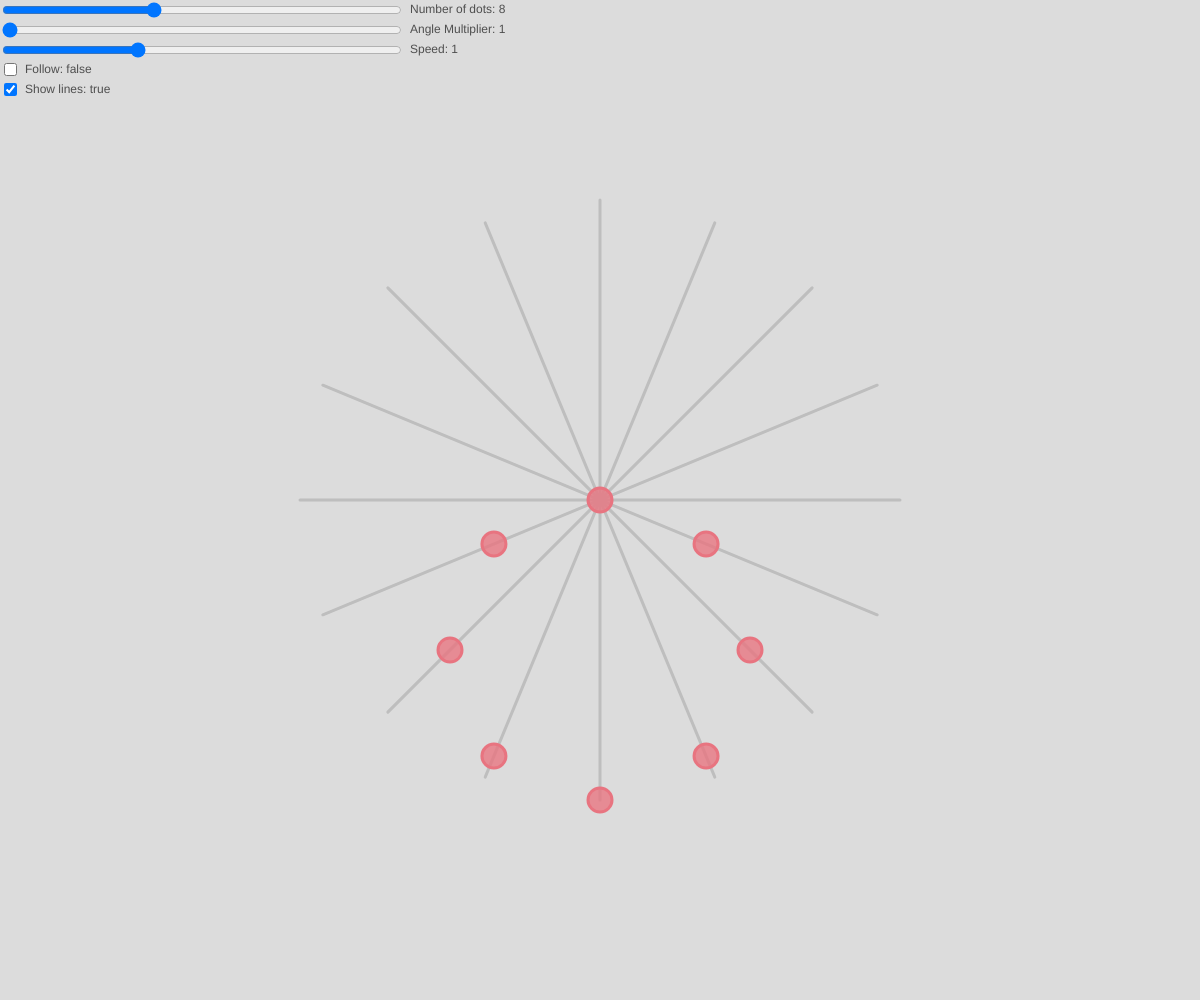
Frame 1 (no input)
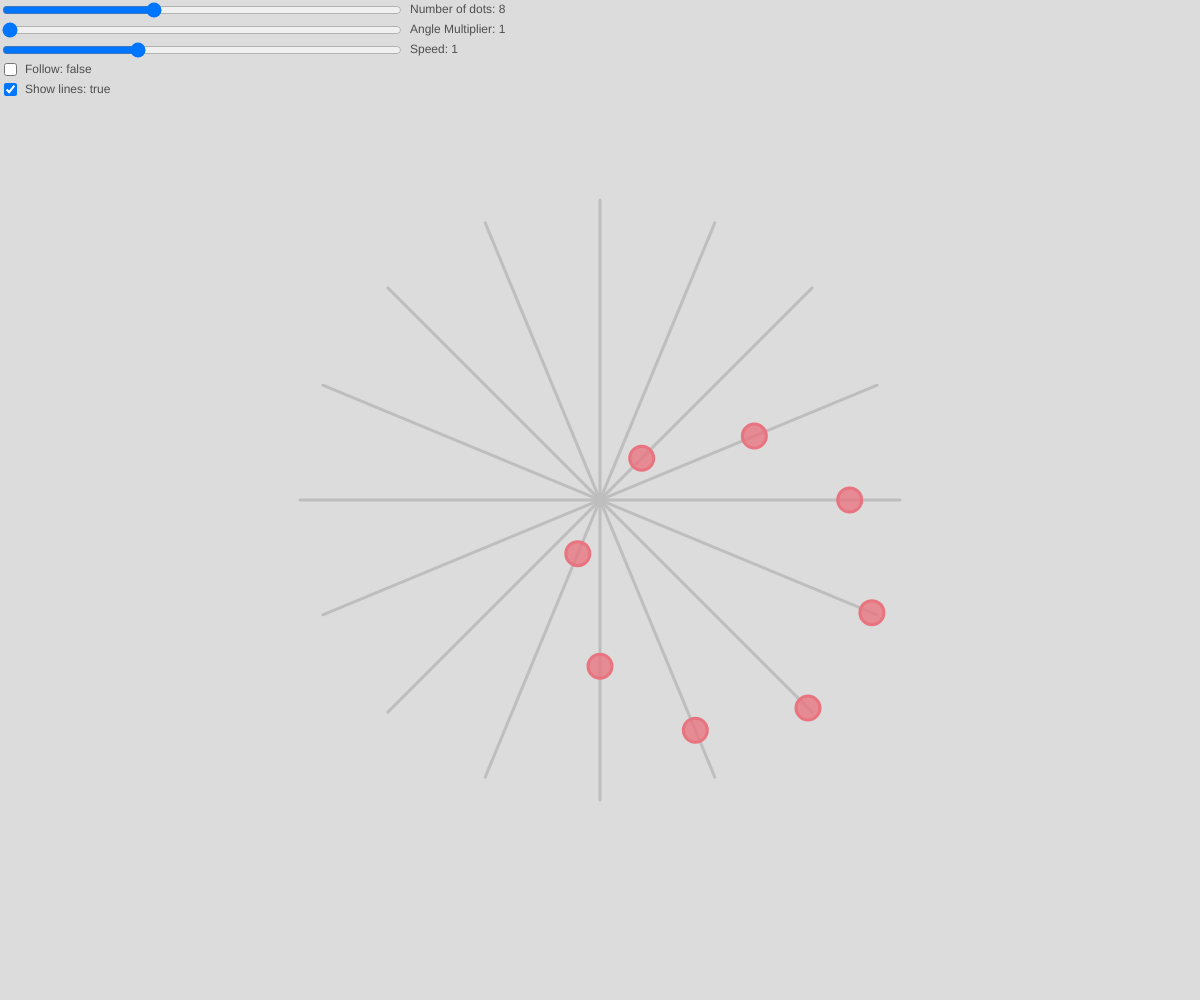
Frame 60 (no input)
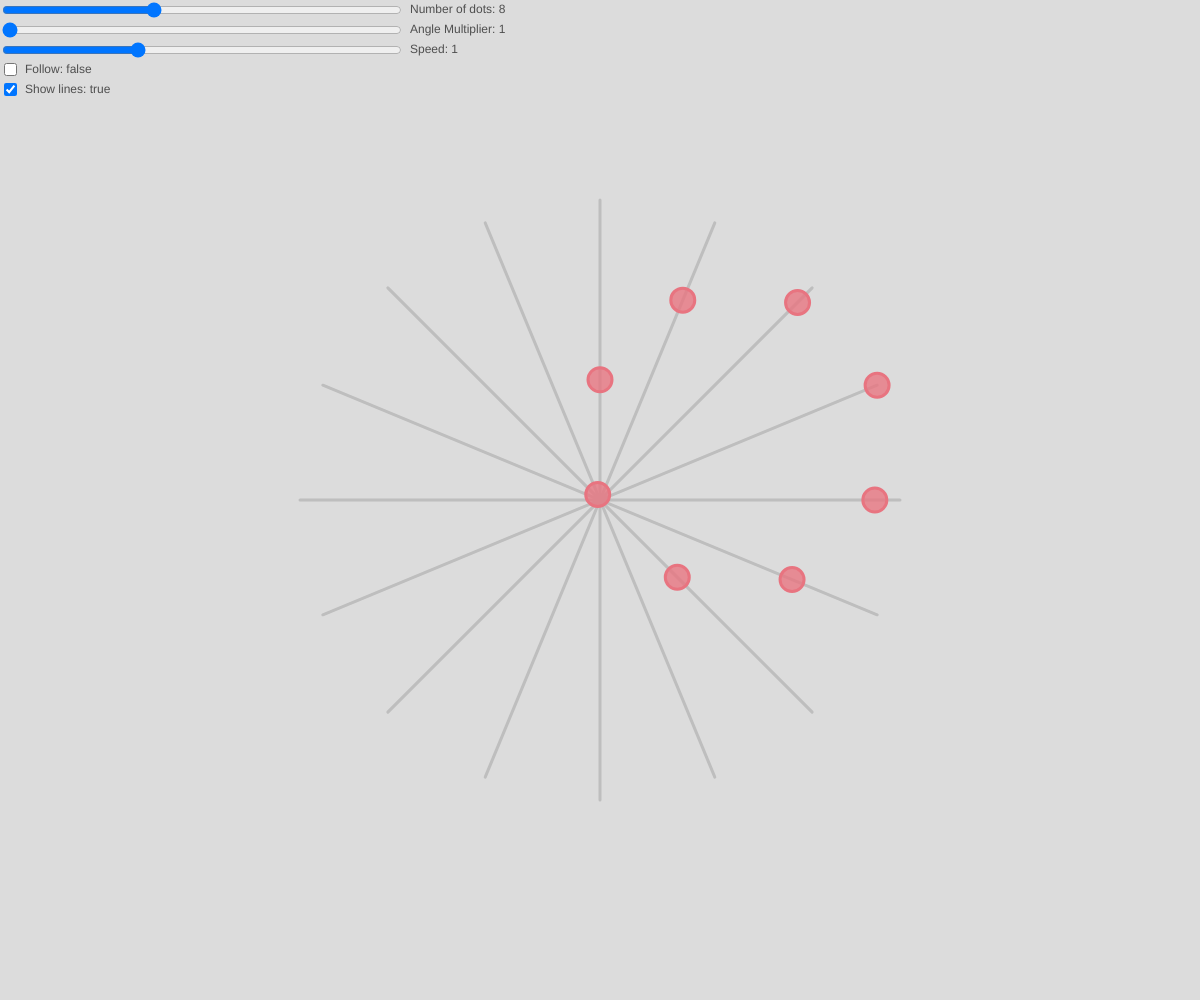
Frame 120 (the mouse pressed at the canvas centre since frame 60)

The p5.js sketch that drew these frames (run headless with seeded random() and noise() and a simulated clock; from frame 60 on, the mouse is pressed at the canvas centre):

// p5.js sketch
// ── sketch.js
let dotNum;
let dotNumSlider;
let angleMult = 1;
let angleMultSlider;
let speed;
let speedSlider;
let following = false;
let followCB;
let showLinesCB;
let showingLines = true;
let radius = 100;
let time = 0;
let followState = 0;

let target = {x: 0, y: 0};

function getDot(n, total, time, mult = 1) {
  const angle = PI / total * n;
  const t = sin(time + angle * mult);
  const ep = {x: cos(angle), y: sin(angle)};
  const pos = {x: ep.x * t, y: ep.y * t};
  return {pos: pos, endPoint: ep}
}

function toggleFollow() {
  following = this.checked();
}

function toggleLines() {
  showingLines = this.checked();
}

function setup() {
  createCanvas(windowWidth, windowHeight);
  dotNumSlider = createSlider(0, 8, 3).position(0, 0);
  angleMultSlider = createSlider(1, 127, 1, 2).position(0, 20);
  speedSlider = createSlider(0, 3, 1, 0.1).position(0, 40);
  followCB = createCheckbox('', following).position(0, 60);
  followCB.changed(toggleFollow);
  showingLinesCB = createCheckbox('', showingLines).position(0, 80);
  showingLinesCB.changed(toggleLines);
  
  textAlign(LEFT, CENTER);
}

function draw() {
  dotNum = pow(2, dotNumSlider.value());
  angleMult = angleMultSlider.value();
  speed = speedSlider.value();
  
  dotNumSlider.size(width / 3);
  angleMultSlider.size(width / 3);
  speedSlider .size(width / 3);
  
  const dots = [dotNum];
  
  for(let i = 0; i < dotNum; i++)
    dots[i] = getDot(i, dotNum, time, angleMult);
  
  target = dots[round(dots.length / 5.5)];
  
  background(220);
  
  push();
  
  translate(width / 2, height / 2);
  scale(min(width, height) / radius / 4 * 1.2 * (followState + 1));
  translate(-target.pos.x * radius * followState, -target.pos.y * radius * followState);

  stroke(190);
  strokeWeight(1);
  
  if(showingLines){
    for(let d of dots) {
      const ep = d.endPoint;
      line(ep.x * radius, ep.y  * radius, -ep.x  * radius, -ep.y  * radius);
    }
  }
  
  fill(232, 116, 128, 200);
  stroke(232, 116, 128, 255);
  strokeWeight(1);
  
  for(let d of dots)
    ellipse(d.pos.x * radius, d.pos.y * radius, 8);
  
  if (following) {
    noFill();
    stroke(240, 60, 80, map(followState, 0, 1, 0, 200));
    strokeWeight(1);
    ellipse(target.pos.x * radius, target.pos.y * radius, 12);
  }
  
  pop();
  
  noStroke();
  fill(20, 180);
  text('Number of dots: ' + dotNum, dotNumSlider.x * 2 + dotNumSlider.width + 10, dotNumSlider.y + 10);
  text('Angle Multiplier: ' + angleMult, angleMultSlider.x * 2 + angleMultSlider.width + 10, angleMultSlider.y + 10);
  text('Speed: ' + speed, speedSlider.x * 2 + speedSlider.width + 10, speedSlider.y + 10);
  text('Follow: ' + following, followCB.x * 2 + 25, followCB.y + 10);
  text('Show lines: ' + showingLines, showingLinesCB.x * 2 + 25, showingLinesCB.y + 10);
  
  time += deltaTime / 1000 * speed;
  
  if (following)
    followState += 0.01;
  else
    followState -= 0.01;
  
  followState = min(1, max(0, followState));
}

function windowResized() {
  resizeCanvas(windowWidth, windowHeight)
}
